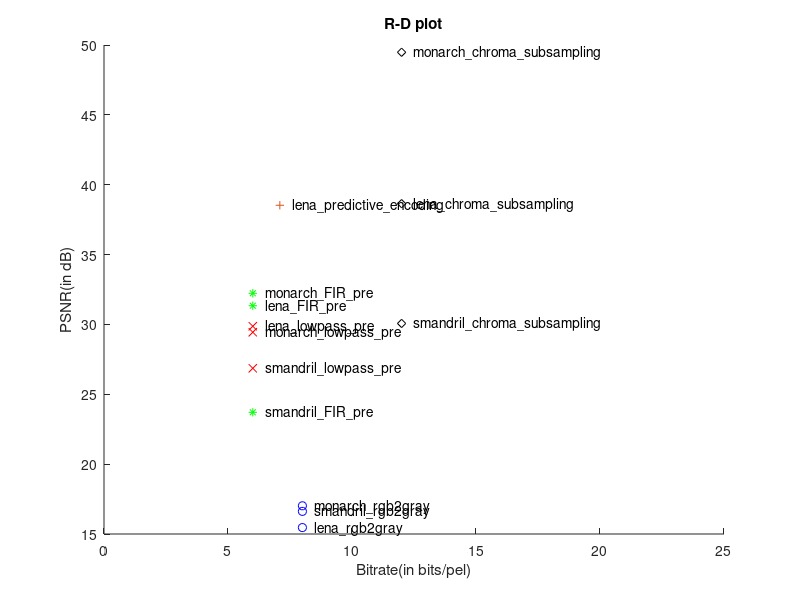

Source code (MATLAB):
%For rgb to gray compression
R = 8;
offset = [0.5, 0.2];
PSNR = 16.62;
figure;
hold on;
plot(R, PSNR, 'bo');
plot(R, 15.46, 'bo');
plot(R, 17.02, 'bo');
text(R + offset(1), PSNR, 'smandril\_rgb2gray');
text(R + offset(1), 15.46, 'lena\_rgb2gray');
text(R + offset(1), 17.02, 'monarch\_rgb2gray');
%For lowpass filter
R = 6;
order = ['lena', 'mandril', 'monarch'];
PSNR_notpre = [30.51, 27.62, 30.72];
PSNR_pre = [29.87, 26.86, 29.44];
plot(R, PSNR_pre(1), 'rx');
plot(R, PSNR_pre(2), 'rx');
plot(R, PSNR_pre(3), 'rx');
text(R + offset(1), PSNR_pre(1), 'lena\_lowpass\_pre');
text(R + offset(1), PSNR_pre(2), 'smandril\_lowpass\_pre');
text(R + offset(1), PSNR_pre(3), 'monarch\_lowpass\_pre');
%For FIR filter
R = 6;
order = ['lena', 'mandril', 'monarch'];
PSNR_pre = [31.34, 23.71, 32.23];
plot(R, PSNR_pre(1), 'g*');
plot(R, PSNR_pre(2), 'g*');
plot(R, PSNR_pre(3), 'g*');
text(R + offset(1), PSNR_pre(1), 'lena\_FIR\_pre');
text(R + offset(1), PSNR_pre(2), 'smandril\_FIR\_pre');
text(R + offset(1), PSNR_pre(3), 'monarch\_FIR\_pre');
%For Chroma subsampling
R = 12;
order = ['lena', 'mandril', 'monarch'];
PSNR_pre = [38.643, 30.07, 49.48];
plot(R, PSNR_pre(1), 'kd');
plot(R, PSNR_pre(2), 'kd');
plot(R, PSNR_pre(3), 'kd');
text(R + offset(1), PSNR_pre(1), 'lena\_chroma\_subsampling');
text(R + offset(1), PSNR_pre(2), 'smandril\_chroma\_subsampling');
text(R + offset(1), PSNR_pre(3), 'monarch\_chroma\_subsampling');
%Predictive encoding
R = 7.09;
PSNR = 38.53;
plot(R, PSNR, 'Marker', '+', 'Color', [0.8500 0.3250 0.0980]);
text(R + offset(1), PSNR(1), 'lena\_predictive\_encoding');
%Add title and label
hold off;
title('R-D plot');
xlim([0, 25]);;
xlabel('Bitrate(in bits/pel)');
ylabel('PSNR(in dB)');